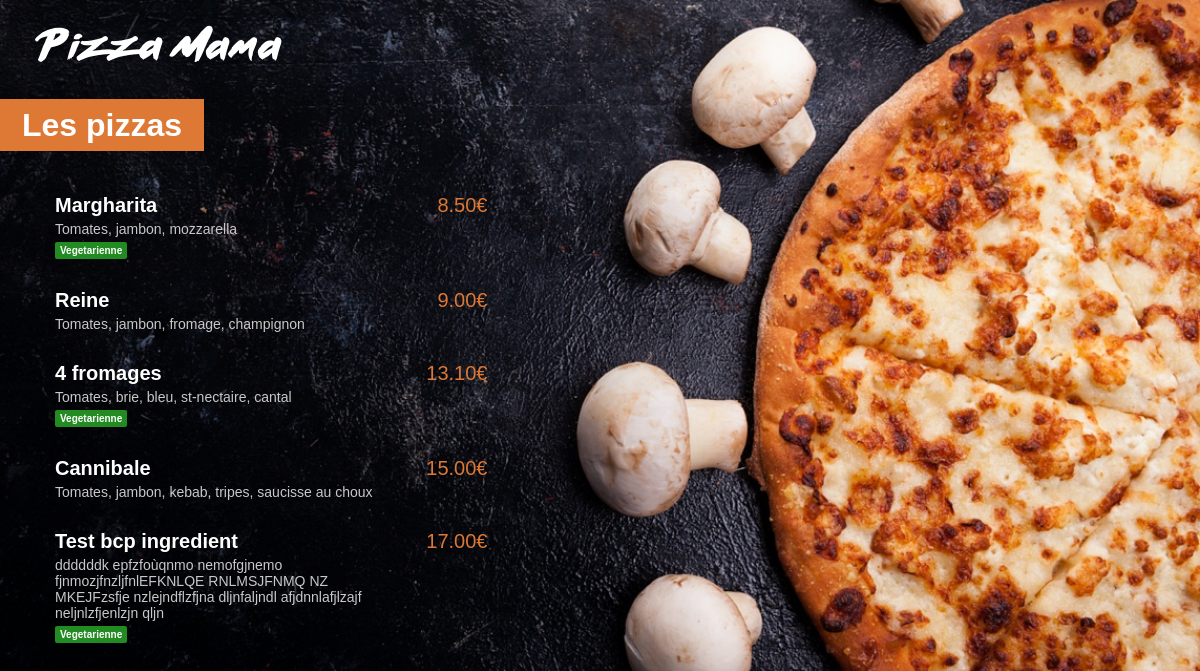
The app's page /menu/ with its own data.
### menu/models.py (models this page shows, shortened)
class Pizza(models.Model):
    nom = models.CharField(max_length=200)
    ingredients = models.CharField(max_length=400)
    prix = models.FloatField(default=0)
    vegan = models.BooleanField(default=False)

### menu/views.py (the view)
# urls.py: path('', views.index, name="index"),
def index(request):
    pizzas = Pizza.objects.all().order_by('prix')
    return render(request,'menu/index.html',{'pizzas':pizzas})

### menu/templates/menu/index.html (shortened to what this page needs)
{% load static%}
<html lang="fr">
    <head>
        <link rel="stylesheet" href="{% static 'menu/style.css' %}">
    </head>
    <body>
        <a href="{% url 'main:main' %}"><img src="{% static 'menu/images/small_logo.png' %}" alt="logo_pizzamma" id="logo"></a>
        <div class="menu_title">
            <h1>Les pizzas</h1>
        </div>
        <div class="menu_list">
            {% for pizza in pizzas%}
            <div class = "menu_list_item">
                <span class="menu_list_item_title">{{pizza.nom}}</span>
                <span class="menu_list_item_price">{{pizza.prix | floatformat:2}}€</span>
                <span class="menu_list_item_ing">{{pizza.ingredients}}</span>
                {% if pizza.vegan %}
                    <span class="menu_list_item_vegan">Vegetarienne</span>
                {% endif %}
            </div>
            {% endfor %}
        </div>
    </body>
</html>

### menu/static/menu/style.css (style rules this page uses)
body { background: url("images/menu_background.jpg") no-repeat; background-size: cover; -webkit-background-size: cover; -moz-background-size: cover; -o-background-size: cover; color: white; margin: 0; font-family: Arial, Helvetica, sans-serif; }
#logo { margin-top: 25px; margin-left: 35px; }
h1 { background-color: #dd7835; display: inline; padding: 8px 22px; }
.menu_title { margin-top: 45px; margin-bottom: 50px; }
.menu_list { margin-left: 30px; }
.menu_list_item { margin: 30px 25px; }
.menu_list_item_title { font-weight: bold; font-size: 20px ; width: 350px; display: inline-block; }
.menu_list_item_price { font-size: 20px; color: #dd7835; display: inline-block; margin-left: 8px; width: 70px; text-align: right; }
.menu_list_item_ing { color: #C8C8C8; font-size: 14px; margin-top: 4px; display: block; width: 350px; }
.menu_list_item_vegan { background-color: forestgreen; font-size: 10px; font-weight: bold; color: white; display: inline-block; padding: 3px 5px; margin-top: 5px; border-radius: 2px; }

### records on screen
Pizza: nom "Margharita", prix "8.50", ingredients "Tomates, jambon, mozzarella", vegan "Vegetarienne"
Pizza: nom "Reine", prix "9.00", ingredients "Tomates, jambon, fromage, champignon"
Pizza: nom "4 fromages", prix "13.10", ingredients "Tomates, brie, bleu, st-nectaire, cantal", vegan "Vegetarienne"
Pizza: nom "Cannibale", prix "15.00", ingredients "Tomates, jambon, kebab, tripes, saucisse au choux"
Pizza: nom "Test bcp ingredient", prix "17.00", ingredients "ddddddk epfzfoùqnmo nemofgjnemo fjnmozjfnzljfnlEFKNLQE RNLMSJFNMQ NZ MKEJFzsfje nzlejndflzfjna dljnfaljndl afjdnnlafjlzajf neljnlzfjenlzjn qljn", vegan "Vegetarienne"
